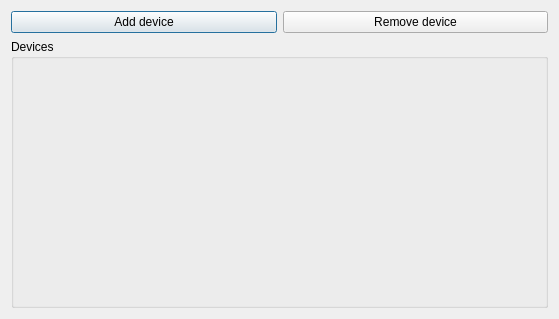
<?xml version="1.0" encoding="UTF-8"?>
<ui version="4.0">
 <class>CDevices</class>
 <widget class="QDialog" name="CDevices">
  <property name="geometry">
   <rect>
    <x>0</x>
    <y>0</y>
    <width>559</width>
    <height>319</height>
   </rect>
  </property>
  <property name="windowTitle">
   <string>Devices</string>
  </property>
  <layout class="QGridLayout" name="gridLayout_2">
   <item row="0" column="0">
    <widget class="QPushButton" name="AddDevice_Button">
     <property name="text">
      <string>Add device</string>
     </property>
    </widget>
   </item>
   <item row="0" column="1">
    <widget class="QPushButton" name="DeleteDevice_Button">
     <property name="text">
      <string>Remove device</string>
     </property>
    </widget>
   </item>
   <item row="1" column="0" colspan="2">
    <widget class="QGroupBox" name="groupBox">
     <property name="title">
      <string>Devices</string>
     </property>
     <layout class="QGridLayout" name="gridLayout">
      <item row="0" column="0">
       <layout class="QGridLayout" name="devList_Layout"/>
      </item>
     </layout>
    </widget>
   </item>
  </layout>
 </widget>
 <resources/>
 <connections/>
</ui>
